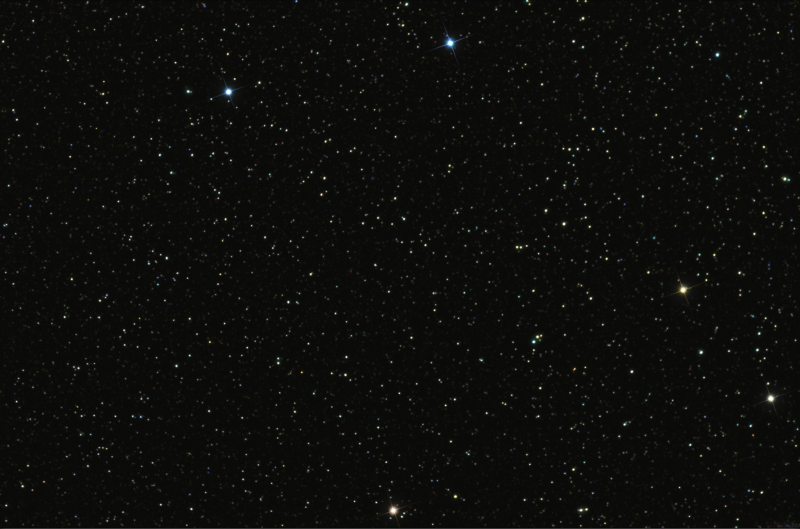
#> input picture images/starmap.png, 1600 x 1057 px (shown at 1/2 size)
$ python main.py ../images/starmap.png
#> lines starting #> are read from the running program, lines starting #| are printed output that depends on the picture; after the words box and inside, x2 and y2 are one past the last pixel; in counts of white or black regions, pixels touching at a corner belong together; long printed decimals are rounded
### python/StarMap.py
import numpy as np
import cv2 as cv
import time
import sys, os

class StarMap:
  def __init__(self, image_scene_path, image_cropped_path):
    self.img1 = image_scene_path
    self.img2 = image_cropped_path

  def find_area(self):
    #Read image from given path
    img_scene = cv.imread(self.img1, cv.IMREAD_GRAYSCALE) # starmap
#> img_scene: shape (1057, 1600); min 2, max 255, mean 12.2
    img_object = cv.imread(self.img2, cv.IMREAD_GRAYSCALE) #cropped image
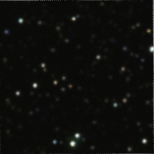
#> input picture images/rotated.png, 154 x 154 px
#> img_object: shape (154, 154); min 7, max 241, mean 13.3

    #If there is a mistake in the given path show an error message
    if img_object is None or img_scene is None:
      print('Could not open or find the images, please change your path!')
      exit(0)

    #keypoint and descriptor initilaization
    # I prefer to use ORB method in here, because it is an efficient algorithm especially for rotation and scale invariation. Moreover, it is a low cost method that combines FAST keypoint detector and BRIEF descriptor.
    #Parameter fine tuning:
    # Used parameters have tried for given images (normal images and rotated).
    # nfeatures: It is essential to set the value to a high value. This beacuse there are many features on the starmap.
    # nlevels: 	It is related to the number of pyramid levels. Hence, this parameter is used mainly for the partial scale invariance
    # scaleFactor: It is defined as Pyramid decimation ratio. Higher scale factor can lead to the degreadation of feature matching performance. I changed this value , but I decided to use default value.
    # WTA_K: The number of random points to compare their brightnesses. I tried 3 and 4, and the best result is taken with 2 for starmap (for 2 Hamming distance may be used)
    #edgeThreshold: the default value is too high, especially for cropped images. For this reason I set it to 5 to capture the information that is near to the borders.
    #patchSize: It is used to change patch size for descriptor. The default value can bring about the misinformation on the images. I set it to 25.
    detector = cv.ORB_create(nfeatures=100000,nlevels=8, scaleFactor=1.2, WTA_K=2, edgeThreshold = 5, patchSize = 25)

    #The calculation of key points and descriptors.
    keypoints_obj, descriptors_obj = detector.detectAndCompute(img_object, None) #cropped image
#> keypoints_obj = 187 keypoints; strongest (x, y, size): (72, 144, 25), (72, 143, 30), (77, 135, 25), (35, 85, 25)
    keypoints_scene, descriptors_scene = detector.detectAndCompute(img_scene, None) #starmap
#> keypoints_scene = 15174 keypoints; strongest (x, y, size): (1186, 257, 25), (690, 749, 25), (1182, 596, 25), (1139, 298, 25)

    #This part is about descriptor matcher. The matcher find the distance between the features for the descriptors.
    #Due to the necessary for using hamming distance, I think brute force search is more suitable than flann(ORB includes a binary descriptor)

    bf = cv.BFMatcher(cv.NORM_HAMMING)
    knn_matches = bf.knnMatch(descriptors_obj,descriptors_scene,k=2)
#> knn_matches = 187 matches


    # find reliable matches using a threshold
    # I set the threshold ratio to '0.85'. With '0.7' there are few points are selected. With '1' there are many points can pass the threshold whether they are necessary or unnecessary.

    ratio_thresh = 0.85 # The threshold for the selection of good matches.
    good_matches = []
    for m,n in knn_matches:
      if m.distance < ratio_thresh * n.distance:
        good_matches.append(m) #take filtered results
#> after the loop, good_matches = 72 matches


    #show the matching results on the image.
    img_matches = np.empty((max(img_object.shape[0], img_scene.shape[0]), img_object.shape[1]+img_scene.shape[1], 3), dtype=np.uint8) # matcher image initilization.

    cv.drawMatches(img_object, keypoints_obj, img_scene, keypoints_scene, good_matches, img_matches, flags=cv.DrawMatchesFlags_NOT_DRAW_SINGLE_POINTS) #draw matched keypoints.
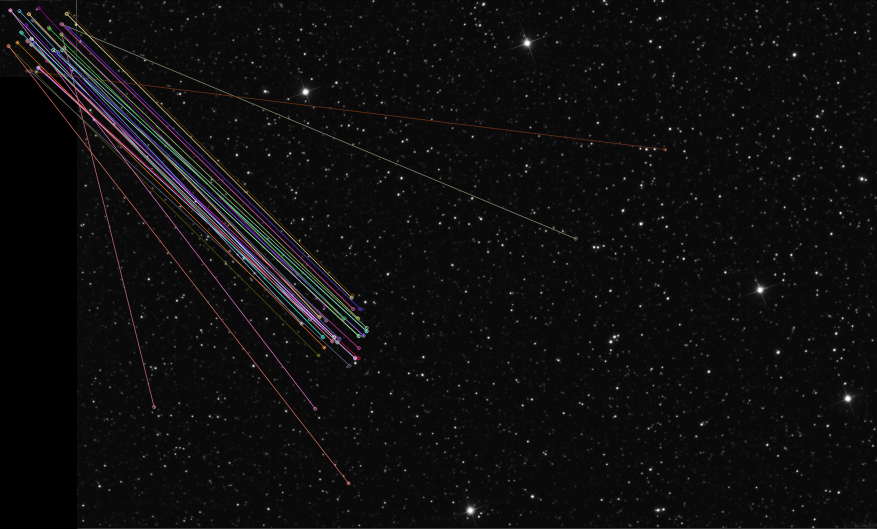
#> img_matches: shape (1057, 1754, 3) (shown at 1/2 size); mean of channels 0, 1, 2 14.1, 13.8, 14.3; drawn as B, G, R

    obj = np.empty((len(good_matches),2), dtype=np.float32) #good points on the cropped area
#> obj = 72 pairs, first value 0 to 7.28e+19, second value 0 to 1.09e-05
    scene = np.empty((len(good_matches),2), dtype=np.float32) # good points on the starmap
#> scene = 72 pairs, first value 1.81e-12 to 7.28e+19, second value 3.07e-41 to 0.000177

    #Take the good points on the cropped area and obj.(This process is necessary for finding homography)
    for i in range(len(good_matches)):
    #-- Get the keypoints from the good matches
      obj[i,0] = keypoints_obj[good_matches[i].queryIdx].pt[0]
      obj[i,1] = keypoints_obj[good_matches[i].queryIdx].pt[1]
      scene[i,0] = keypoints_scene[good_matches[i].trainIdx].pt[0]
      scene[i,1] = keypoints_scene[good_matches[i].trainIdx].pt[1]
#> this loop made 72 passes
#> after the loop, obj = 72 pairs, first value 16.59 to 137, second value 15.6 to 141.6; scene = 72 pairs, first value 153.8 to 1175.7, second value 298.6 to 966


    # It is vital to find a 'good' transformation(or projection) between the cropped area and starmap.
    #Homography function is eligible to handle this issue.
    #There can be some outliers that cannot be eliminated with threshold. (Without RANSAC)
    #RANSAC is used to find a suitable area without any outliers. (eliminate the outliers and match the features)

    H, _ =  cv.findHomography(obj, scene, cv.RANSAC) # estimated homography
#> H = [[0.886, 0.547, 420.6], [-0.488, 0.909, 639.4], [4.21e-05, 6.34e-05, 1]]
    #The cropped object must be transformed onto original image(starmap)

    #It is important to take the cropped image's property because we have to find this area on the surface properly.
    obj_corners = np.empty((4,1,2), dtype=np.float32)
    obj_corners[0,0,0] = 0
    obj_corners[0,0,1] = 0
    obj_corners[1,0,0] = img_object.shape[1]
    obj_corners[1,0,1] = 0
    obj_corners[2,0,0] = img_object.shape[1]
    obj_corners[2,0,1] = img_object.shape[0]
    obj_corners[3,0,0] = 0
    obj_corners[3,0,1] = img_object.shape[0]

    #Cropped area is transformed by using H matrix(3X3)
    scene_corners = cv.perspectiveTransform(obj_corners, H)
#> scene_corners = [[420.6, 639.4], [553.5, 560.6], [631.1, 692.9], [500, 771.8]]

    show_image = cv.cvtColor(img_scene,cv.COLOR_GRAY2RGB) #To show the corner points in the scene, the show image is created.

    #Draw the lines between calculated corner points on the original image. (red)
    cv.line(show_image, (int(scene_corners[0,0,0] ), int(scene_corners[0,0,1])),\
    (int(scene_corners[1,0,0] ), int(scene_corners[1,0,1])), (0,0,255), 2)
#> show_image: shape (1057, 1600, 3); mean B, G, R 12.2, 12.2, 12.3
    cv.line(show_image, (int(scene_corners[1,0,0] ), int(scene_corners[1,0,1])),\
    (int(scene_corners[2,0,0] ), int(scene_corners[2,0,1])), (0,0,255), 2)
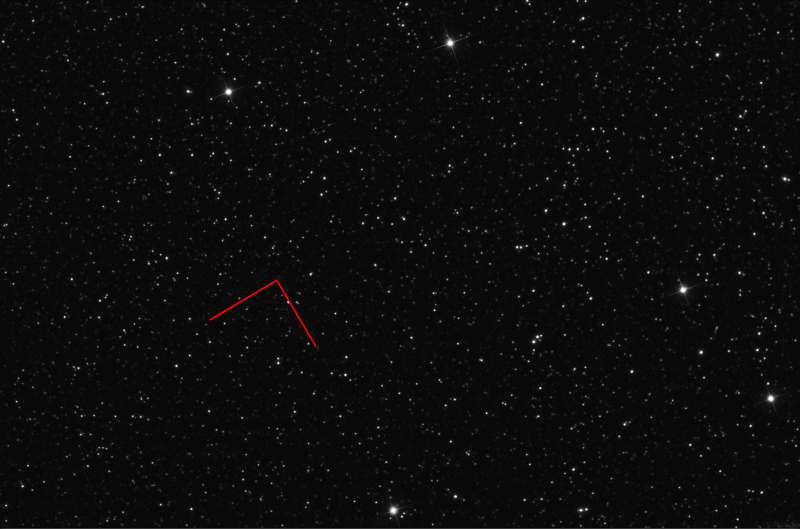
#> show_image: shape (1057, 1600, 3) (shown at 1/2 size); mean B, G, R 12.2, 12.2, 12.4
    cv.line(show_image, (int(scene_corners[2,0,0] ), int(scene_corners[2,0,1])),\
    (int(scene_corners[3,0,0] ), int(scene_corners[3,0,1])), (0,0,255), 2)
#> show_image: shape (1057, 1600, 3); 0.03% of pixels changed, all inside (x1, y1, x2, y2) = (499, 692, 633, 773)
    cv.line(show_image, (int(scene_corners[3,0,0] ), int(scene_corners[3,0,1])),\
    (int(scene_corners[0,0,0] ), int(scene_corners[0,0,1])), (0,0,255), 2)
#> show_image: shape (1057, 1600, 3); mean B, G, R 12.2, 12.2, 12.5

    #Draw the lines between calculated corner points on the matcher image. (green)
    cv.line(img_matches, (int(scene_corners[0,0,0] + img_object.shape[1]), int(scene_corners[0,0,1])),\
    (int(scene_corners[1,0,0] + img_object.shape[1]), int(scene_corners[1,0,1])), (0,255,0), 3)
    cv.line(img_matches, (int(scene_corners[1,0,0] + img_object.shape[1]), int(scene_corners[1,0,1])),\
    (int(scene_corners[2,0,0] + img_object.shape[1]), int(scene_corners[2,0,1])), (0,255,0), 3)
#> img_matches: shape (1057, 1754, 3); mean of channels 0, 1, 2 14.1, 14, 14.3
    cv.line(img_matches, (int(scene_corners[2,0,0] + img_object.shape[1]), int(scene_corners[2,0,1])),\
    (int(scene_corners[3,0,0] + img_object.shape[1]), int(scene_corners[3,0,1])), (0,255,0), 3)
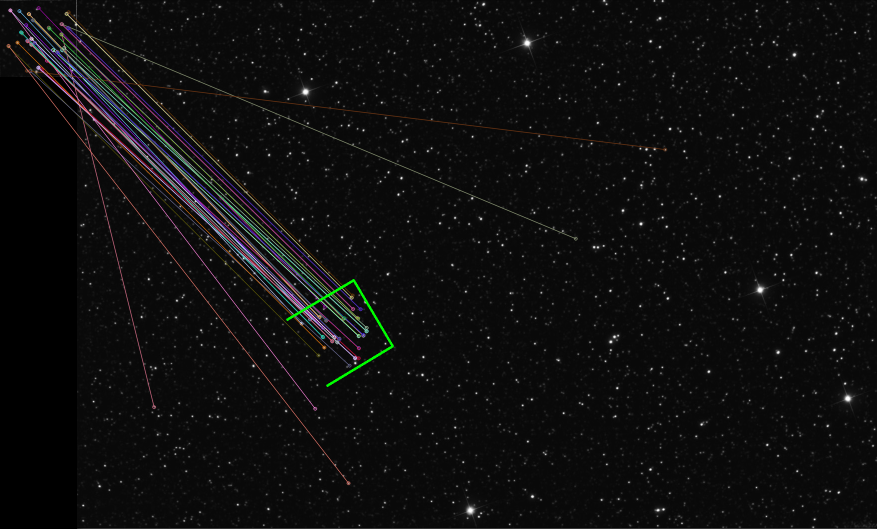
#> img_matches: shape (1057, 1754, 3) (shown at 1/2 size); mean of channels 0, 1, 2 14.1, 14.1, 14.3; drawn as B, G, R
    cv.line(img_matches, (int(scene_corners[3,0,0] + img_object.shape[1]), int(scene_corners[3,0,1])),\
    (int(scene_corners[0,0,0] + img_object.shape[1]), int(scene_corners[0,0,1])), (0,255,0), 3)
#> img_matches: shape (1057, 1754, 3); 0.04% of pixels changed, all inside (x1, y1, x2, y2) = (572, 640, 655, 773)

    #Path for saving
    images_path_save = os.path.abspath(os.path.dirname(sys.argv[0]))
    images_path_save = images_path_save[:-6]
    images_path_save = images_path_save + "result_images/" # take path for images

    #images_path_save = images_path_save + "normal.png"
    images_path_save = images_path_save + "rotated.png"
    #Show the results
    cv.imshow('STARMAP FIND CROPPED AREA WITH MATCHES',cv.resize(img_matches, (960, 540))) # show matches
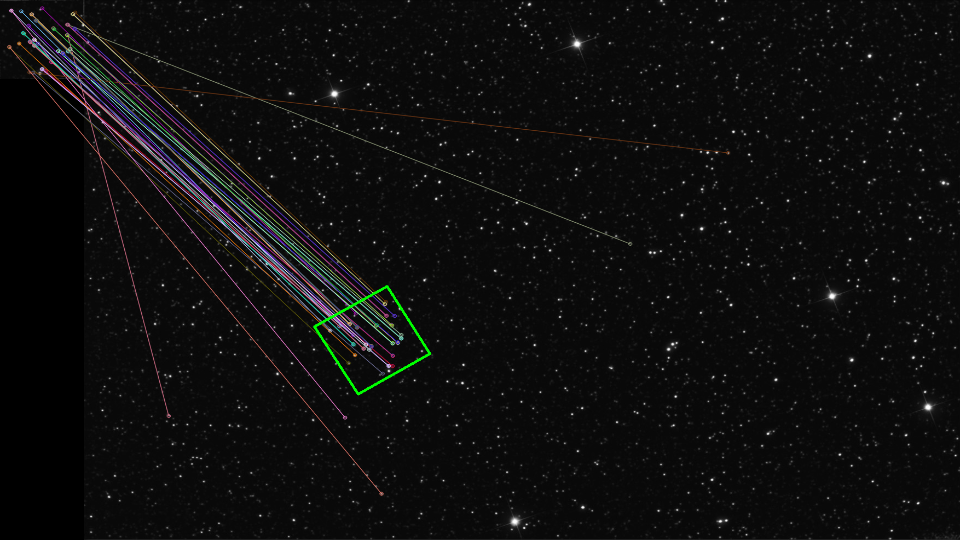
#> window 'STARMAP FIND CROPPED AREA WITH': shape (540, 960, 3); mean B, G, R 14, 14.1, 14.2
    cv.imshow('STARMAP FIND CROPPED AREA',cv.resize(show_image, (960, 540))) # show cropped area
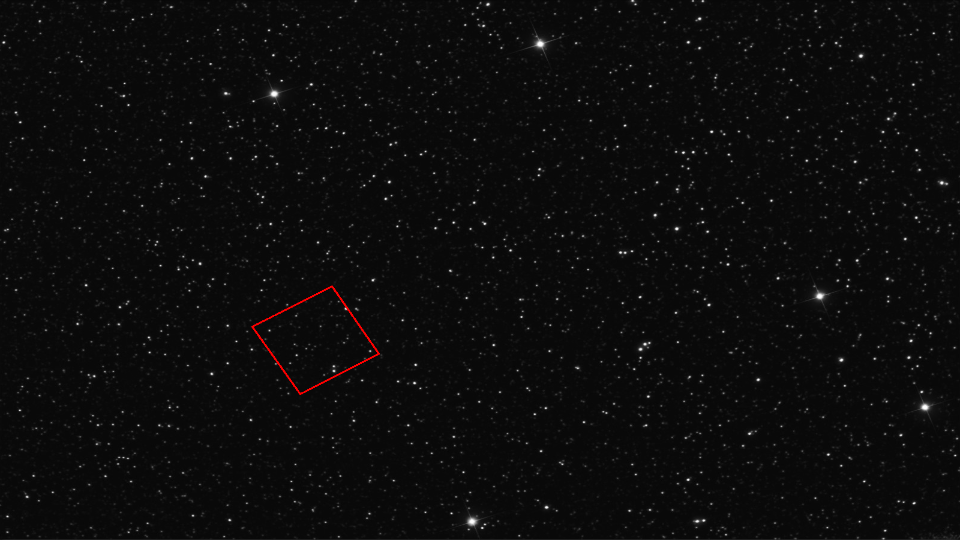
#> window 'STARMAP FIND CROPPED AREA': shape (540, 960, 3); mean B, G, R 12.1, 12.1, 12.5
    cv.imwrite(images_path_save,cv.resize(img_matches, (960, 540)) ) #write path
    cv.waitKey()
    #return with corners
    return scene_corners

### python/main.py
from StarMap import StarMap
import sys, os

if __name__ == '__main__':
    images_path = os.path.abspath(os.path.dirname(sys.argv[0]))
    images_path = images_path[:-6]
    images_path = images_path + "images/" # take path for images
    path_scene = images_path + "starmap.png"
    #path_area = images_path + "normal.png"
    path_area = images_path + "rotated.png"


    star = StarMap(path_scene, path_area)
    scene_corns= star.find_area()
#> scene_corns has the same summary as scene_corners in find_area
    print(scene_corns)
#| [[[420.599 639.4086 ]]
#|  [[553.4881  560.582]]
#|  [[631.1314  692.928]]
#|  [[500.0254  771.8428 ]]]
